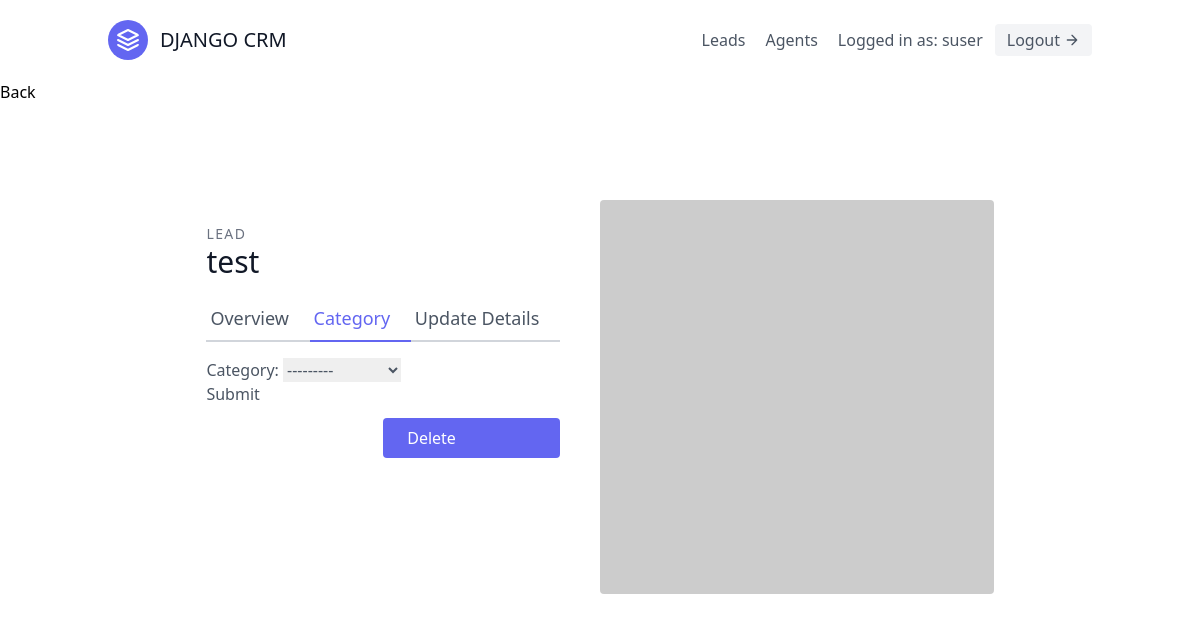
Page /leads/1/category/ (signed in) on the committed database.
### leads/models.py (models this page shows, shortened)
class User(AbstractUser):
  is_organisor = models.BooleanField(default=True)
  is_agent = models.BooleanField(default=False)

class Lead(models.Model):
  first_name = models.CharField(max_length=20)
  last_name = models.CharField(max_length=20)
  age = models.IntegerField(default=0)
  organisation = models.ForeignKey(UserProfile, on_delete=models.CASCADE)
  agent = models.ForeignKey(Agent, null=True, blank=True, on_delete=models.SET_NULL)
  category = models.ForeignKey("Category", related_name="leads", on_delete=models.SET_NULL, blank=True, null=True)
  description = models.TextField()
  date_added = models.DateTimeField(auto_now_add=True)
  phone_number = models.CharField(max_length=20)
  email = models.EmailField()

### leads/views.py (the view, shortened to what this page needs)
# urls.py: path('<int:pk>/category/', LeadCategoryUpdateView.as_view(), name='lead-category-update'),
class LeadCategoryUpdateView(LoginRequiredMixin, generic.UpdateView):
  template_name = "leads/lead-category-update.html"
  form_class = LeadCategoryUpdateForm
  def get_queryset(self):
    user = self.request.user
    if user.is_organisor:
      queryset = Lead.objects.filter(organisation=user.userprofile)
    else:
      queryset = Lead.objects.filter(organisation=user.agent.organisation)
      queryset = queryset.filter(agent__user=user)
    return queryset

### leads/forms.py
class LeadCategoryUpdateForm(forms.ModelForm):
  class Meta:
    model = Lead
    fields = (
      'category',
    )

### leads/models.py (called while the page is built)
  def __str__(self):
      return self.name

### leads/templates/leads/lead-category-update.html (shortened to what this page needs)
{% extends 'base.html' %}
{% block content %}
<a href="{% url 'leads:lead-detail' lead.pk %}">Back</a>
<section class="text-gray-600 body-font overflow-hidden">
  <div class="container px-5 py-24 mx-auto">
    <div class="lg:w-4/5 mx-auto flex flex-wrap">
      <div class="lg:w-1/2 w-full lg:pr-10 lg:py-6 mb-6 lg:mb-0">
        <h2 class="text-sm title-font text-gray-500 tracking-widest">LEAD</h2>
        <h1 class="text-gray-900 text-3xl title-font font-medium mb-4">
          {{ lead.first_name }} {{ lead.lastname }}
        </h1>
        <div class="flex mb-4">
          <a href="{% url 'leads:lead-detail' lead.pk %}" class="flex-grow border-b-2 border-gray-300 py-2 text-lg px-1">
            Overview
          </a>
          <a href="{% url 'leads:lead-category-update' lead.pk %}" class="flex-grow text-indigo-500 border-b-2 border-indigo-500 py-2 text-lg px-1">
            Category
          </a>
          <a href="{% url 'leads:lead-update' lead.pk %}" class="flex-grow border-b-2 border-gray-300 py-2 text-lg px-1">
            Update Details
          </a>
        </div>
        <form method="post">
          {{form.as_p}}
          <button type="submit">Submit</button>
        </form>
        <a href="{% url 'leads:lead-delete' lead.pk %}" class="w-1/2 mt-3 flex ml-auto text-white bg-indigo-500 border-0 py-2 px-6 focus:outline-none hover:bg-indigo-600 rounded">
          Delete
        </a>
      </div>
      <img alt="ecommerce" class="lg:w-1/2 w-full lg:h-auto h-64 object-cover object-center rounded" src="https://dummyimage.com/400x400">
    </div>
  </div>
</section>
{% endblock content %}

### templates/navbar.html (shortened to what this page needs)
<header class="text-gray-600 body-font">
  <div class="container mx-auto flex flex-wrap p-5 flex-col md:flex-row items-center">
    <a href="{% url 'landing-page' %}" class="flex title-font font-medium items-center text-gray-900 mb-4 md:mb-0">
      <svg xmlns="http://www.w3.org/2000/svg" fill="none" stroke="currentColor" stroke-linecap="round" stroke-linejoin="round" stroke-width="2" class="w-10 h-10 text-white p-2 bg-indigo-500 rounded-full" viewBox="0 0 24 24">
        <path d="M12 2L2 7l10 5 10-5-10-5zM2 17l10 5 10-5M2 12l10 5 10-5"></path>
      </svg>
      <span class="ml-3 text-xl">DJANGO CRM</span>
    </a>
    <nav class="md:ml-auto flex flex-wrap items-center text-base justify-center">
      {% if not request.user.is_authenticated %}
        <a href="{% url 'signup' %}" class="mr-5 hover:text-gray-900">Signup</a>
      {% else %}
        <a href="{% url 'leads:lead-list' %}" class="mr-5 hover:text-gray-900">Leads</a>
        {% if request.user.is_organisor %}
          <a href="{% url 'agents:agent-list' %}" class="mr-5 hover:text-gray-900">Agents</a>
        {% endif %}
      {% endif %}
    </nav>
    {% if request.user.is_authenticated %}
      Logged in as: {{ request.user.username }}
      <a href="{% url 'logout' %}" class="ml-3 inline-flex items-center bg-gray-100 border-0 py-1 px-3 focus:outline-none hover:bg-gray-200 rounded text-base mt-4 md:mt-0">
        Logout
        <svg fill="none" stroke="currentColor" stroke-linecap="round" stroke-linejoin="round" stroke-width="2" class="w-4 h-4 ml-1" viewBox="0 0 24 24">
          <path d="M5 12h14M12 5l7 7-7 7"></path>
        </svg>
      </a>
    {% endif %}
  </div>
</header>

### rows in the picture
User: user.username "suser"
Lead: first_name "test", category "---------"
